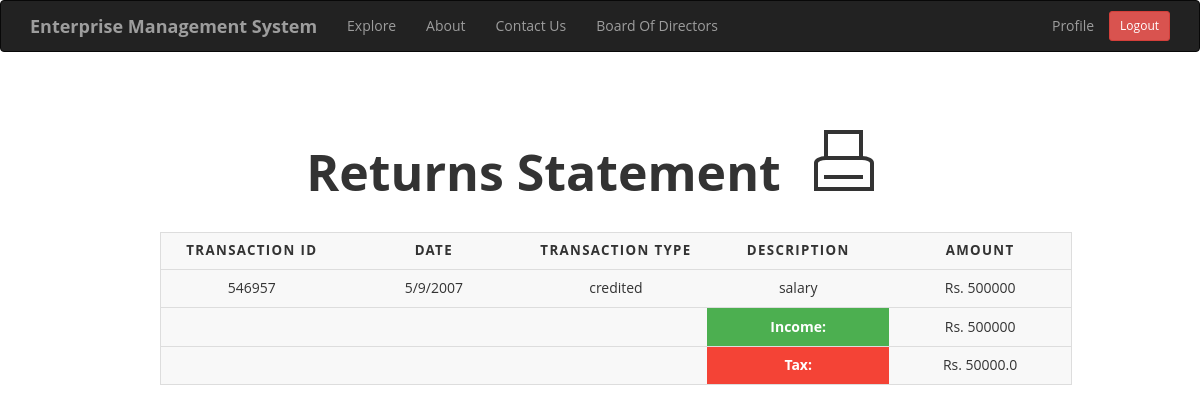
/get_returns (signed in), run on an earlier commit of the app's database.
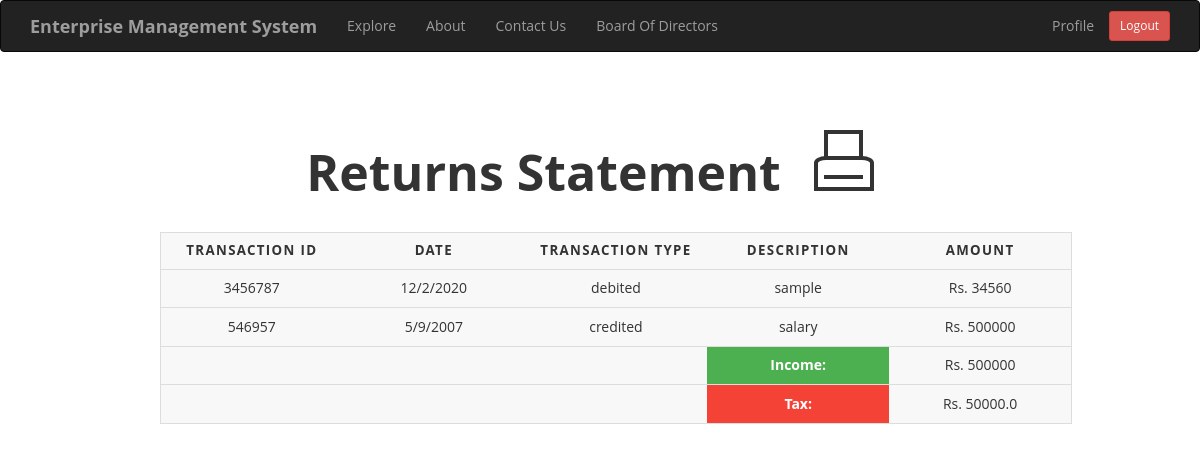
And on a later commit of the database.
### app/models.py (models this page shows, shortened)
class Transaction(db.Model):
    id = db.Column(db.Integer,primary_key=True)
    tr_id = db.Column(db.Integer)
    date = db.Column(db.String(64))
    description = db.Column(db.String(140))
    tr_type = db.Column(db.String(64))
    amount = db.Column(db.Integer)
    valid = db.Column(db.Boolean, default=False)
    user_id = db.Column(db.Integer,db.ForeignKey('user.id'))
    comment = db.relationship('Comment',backref='comment_of',lazy='dynamic')
    document = db.relationship('Document',backref='document_of',lazy='dynamic')

### app/routes.py (the view)
@app.route('/get_returns')
@login_required
def get_returns():
    transactions = Transaction.query.filter_by(user_id=current_user.id,valid=True)
    cr_tr = Transaction.query.filter_by(user_id=current_user.id,valid=True,tr_type='credited')
    inc_tax, income = tax(cr_tr)
    return render_template('returns.html',title='Returns',transaction=transactions,tax=inc_tax,income=income)

### app/get_returns.py (called while the page is built)
def tax(cr):
    income,tax=0, 0
    for t in cr:
    	income+=t.amount
    if income < 250000:
    	return tax, income
    elif income < 500000:
    	tax = income/20
    	return tax, income
    elif income < 750000:
    	return income/10, income
    elif income < 1000000:
        return 15*(income/100), income
    elif income < 1250000:
    	return 20*(income/100), income
    elif income < 1500000:
    	return 25*(income/100), income
    else:
    	return 30*(income/100), income

### app/models.py (called while the page is built)
@login.user_loader
def load_user(id):
    return User.query.get(int(id))

### app/routes.py (called while the page is built)
@app.before_request
def before_request():
    if current_user.is_authenticated:
        current_user.last_seen = datetime.utcnow()
        db.session.commit()

### app/templates/returns.html (shortened to what this page needs)
{% extends "base.html" %}
{% block app_content %}
  <p style="text-align: center; font-size: 50px; margin-top: 50px;"><b>Returns Statement</b> <button class="print-button" onclick="print()"><span class="print-icon"></span></button></p>
<table style="margin-left: 130px;">
  <thead>
    <tr>
      <th scope="col">Transaction ID</th>
      <th scope="col">Date</th>
      <th scope="col">Transaction Type</th>
      <th scope="col">Description</th>
      <th scope="col">Amount</th>
    </tr>
  </thead>
  <tbody>
  	{% for po in transaction %}
    <tr>
    	<td>{{ po.tr_id }}</td>
        <td>{{ po.date }}</td>
        <td>{{ po.tr_type }}</td>
        <td>{{ po.description }}</td>
        <td>Rs. {{ po.amount }}</td>
    </tr>
    {% endfor %}
    <tr>
      <td></td>
      <td></td>
      <td></td>
      <td style="color: white; background-color: #4CAF50;"><b>Income: </b></td>
      <td>Rs. {{ income }}</td>
    </tr>
    <tr>
      <td></td>
      <td></td>
      <td></td>
      <td style="color: white; background-color: #f44336;"><b>Tax: </b></td>
      <td>Rs. {{ tax }}</td>
    </tr>
  </tbody>
</table>
{% endblock %}

What changed in the data, as far as the page shows it:
now on this page (row edited): Transaction: tr_id "3456787", date "12/2/2020", tr_type "debited", description "sample", amount "34560"
